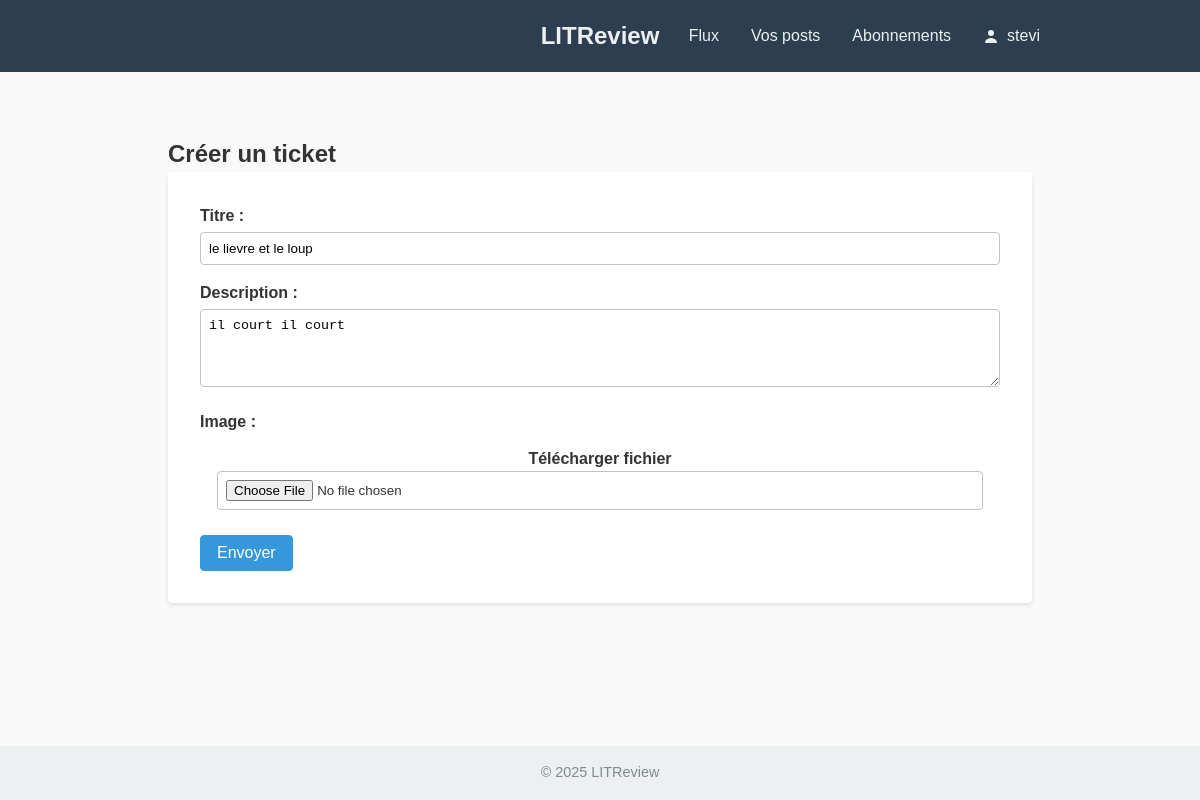
/reviews/ticket/4/edit/ (signed in), run on the app's committed database.
### accounts/models.py (models this page shows, shortened)
class CustomUser(AbstractUser):
    bio = models.TextField(
        max_length=500,
        blank=True,
        default="",
        help_text="Biographie de l’utilisateur (facultatif)"
    )

### reviews/models.py (models this page shows, shortened)
class Ticket(models.Model):
    title = models.CharField(
        max_length=128,
        help_text="Titre du livre ou de l’article à critiquer"
    )
    description = models.TextField(
        max_length=2048,
        blank=True,
        help_text="Description ou contexte (facultatif)"
    )
    user = models.ForeignKey(
        settings.AUTH_USER_MODEL,
        on_delete=models.CASCADE,
        related_name='tickets'
    )
    cover_image = models.ImageField(
        upload_to='ticket_images/',
        null=True,
        blank=True,
        help_text="Couverture (facultative)"
    )
    created_at = models.DateTimeField(
        auto_now_add=True,
        help_text="Date et heure de création"
    )
    class Meta:
        ordering = ['-created_at']

### reviews/views.py (the view)
# urls.py: path('ticket/<int:pk>/edit/',          views.ticket_edit,        name='ticket_edit'),
@login_required
def ticket_edit(request, pk):
    t = get_object_or_404(Ticket, pk=pk)
    if t.user != request.user:
        return HttpResponseForbidden()
    form = TicketForm(request.POST or None,
                      request.FILES or None,
                      instance=t)
    if form.is_valid():
        form.save()
        return redirect('reviews:ticket_list')
    return render(request, 'reviews/ticket_form.html', {'form': form})

### reviews/forms.py
class TicketForm(forms.ModelForm):
    class Meta:
        model = Ticket
        fields = ['title', 'description', 'cover_image']
        labels = {
            'title': 'Titre',
            'description': 'Description',
            'cover_image': 'Image',
        }
        widgets = {
            'description': forms.Textarea(attrs={'rows': 4}),
        }

### templates/reviews/ticket_form.html (shortened to what this page needs)
{% extends "base.html" %}
{% load static %}
{% block content %}
<div class="container" style="padding: 2rem 0;">
  <h2 class="centered">Créer un ticket</h2>
  <form method="post" enctype="multipart/form-data" class="form-page">
    <div class="form-group">
      {{ form.title.label_tag }}
      {{ form.title }}
    </div>
    <div class="form-group">
      {{ form.description.label_tag }}
      {{ form.description }}
    </div>
    <div class="form-group">
      {{ form.cover_image.label_tag }}
      <label class="btn">
        Télécharger fichier
        {{ form.cover_image }}
      </label>
    </div>
    <div class="form-actions" style="justify-content: flex-end;">
      <button type="submit" class="btn btn--primary">Envoyer</button>
    </div>
  </form>
</div>
{% endblock %}

### templates/base.html (shortened to what this page needs)
<!DOCTYPE html>
<html lang="fr">
<head>
  {% load static %}
  <link rel="stylesheet" href="{% static 'css/styles.css' %}">
</head>
<body>
  <header class="navbar">
    <div class="navbar__container container">
      <span class="navbar__logo">LITReview</span>
      <div class="navbar__links">
        <a href="{% url 'reviews:feed' %}"        class="navbar__link">Flux</a>
        <a href="{% url 'reviews:ticket_list' %}" class="navbar__link">Vos posts</a>
        <a href="{% url 'reviews:follow_list' %}" class="navbar__link">Abonnements</a>
        {% if user.is_authenticated %}
          <a href="{% url 'accounts:profile' %}"
             class="navbar__link navbar__link--user">
            <svg class="navbar__icon" xmlns="http://www.w3.org/2000/svg"
                 width="16" height="16" fill="currentColor" viewBox="0 0 16 16">
              <path d="M8 8a3 3 0 100-6 3 3 0 000 6z"/>
              <path fill-rule="evenodd"
                    d="M14 14s-1-4-6-4-6 4-6 4 0 1 1 1h10c1 0 1-1 1-1z"/>
            </svg>
            {{ user.username }}
          </a>
        {% endif %}
      </div>
    </div>
  </header>
  <main class="main-content container">
    {% block content %}{% endblock %}
  </main>
  <footer class="footer">
    <p>© 2025 LITReview</p>
  </footer>
</body>
</html>

### static/css/styles.css (style rules this page uses)
*, *::before, *::after { box-sizing: border-box; margin: 0; padding: 0; }
html { font-family: Arial, sans-serif; line-height: 1.5; color: #333; }
body { background: #f9f9f9; display: flex; flex-direction: column; min-height: 100vh; }
.container { width: 90%; max-width: 960px; margin: 0 auto; }
.navbar { background: #2c3e50; color: #ecf0f1; }
.navbar__container { position: relative; display: flex; align-items: center; justify-content: flex-end; padding: 1rem 2rem; }
.navbar__logo { position: absolute; left: 50%; transform: translateX(-50%); font-size: 1.5rem; font-weight: bold; color: inherit; text-decoration: none; z-index: 1; }
.navbar__links { display: flex; align-items: center; }
.navbar__links > * + * { margin-left: 1rem; }
.navbar__link { display: inline-flex; align-items: center; color: inherit; text-decoration: none; padding: 0.5rem; }
.navbar__icon { width: 1rem; height: 1rem; margin-right: 0.5rem; }
.main-content { flex: 1; padding: 2rem 0; }
.footer { background: #ecf0f1; padding: 1rem 0; text-align: center; font-size: 0.9rem; color: #7f8c8d; }
.btn { display: inline-block; font-size: 1rem; padding: 0.5rem 1rem; text-decoration: none; text-align: center; border: 1px solid transparent; border-radius: 4px; cursor: pointer; }
.btn--primary { background: #3498db; color: #fff; border-color: #3498db; }
.form-page { background: #fff; padding: 2rem; border-radius: 4px; box-shadow: 0 2px 4px rgba(0,0,0,0.1); }
.form-group { margin-bottom: 1rem; }
.form-group label { display: block; font-weight: bold; margin-bottom: 0.25rem; }
.form-group input, .form-group textarea { width: 100%; padding: 0.5rem; border: 1px solid #bdc3c7; border-radius: 4px; }
.form-actions { margin-top: 1rem; }

### data on the page
CustomUser: username "stevi"
Ticket: title "le lievre et le loup", description "il court il court"
